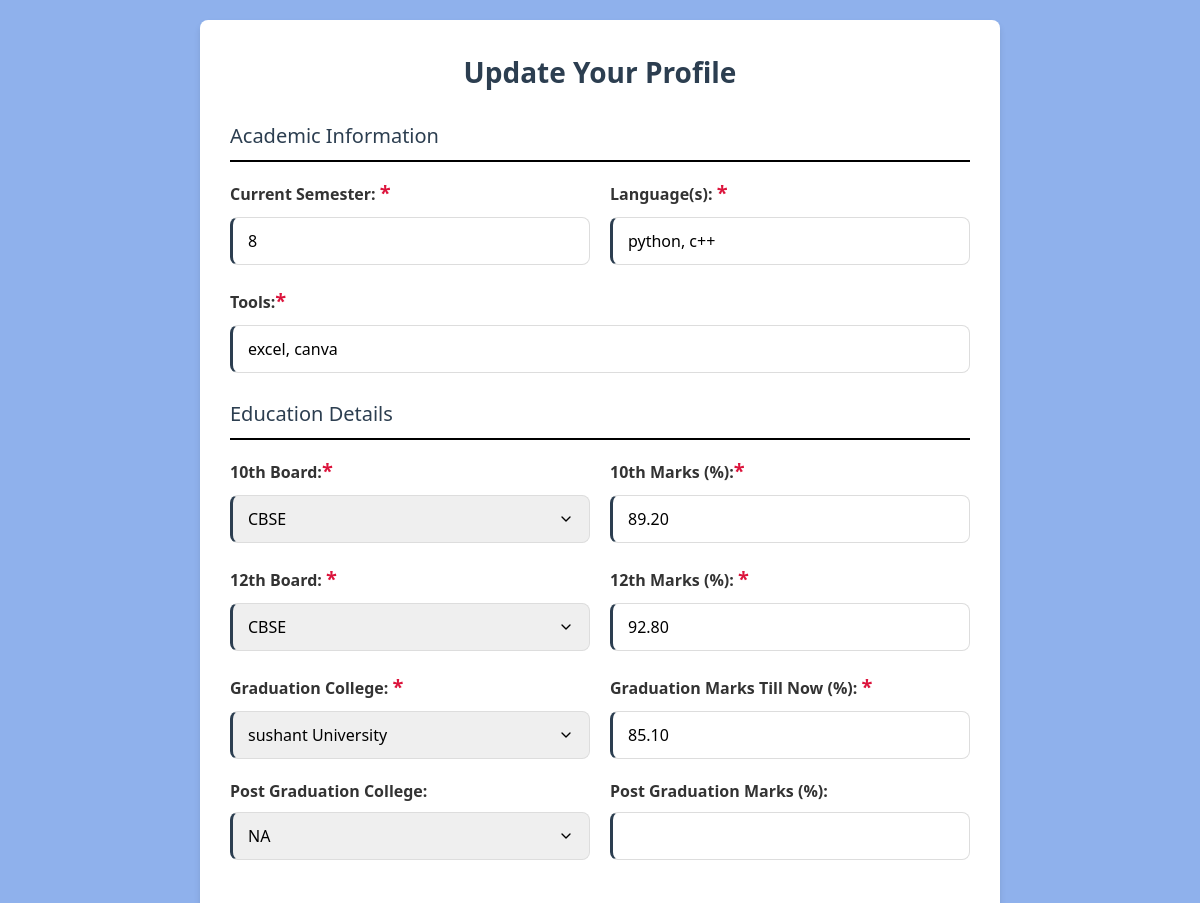
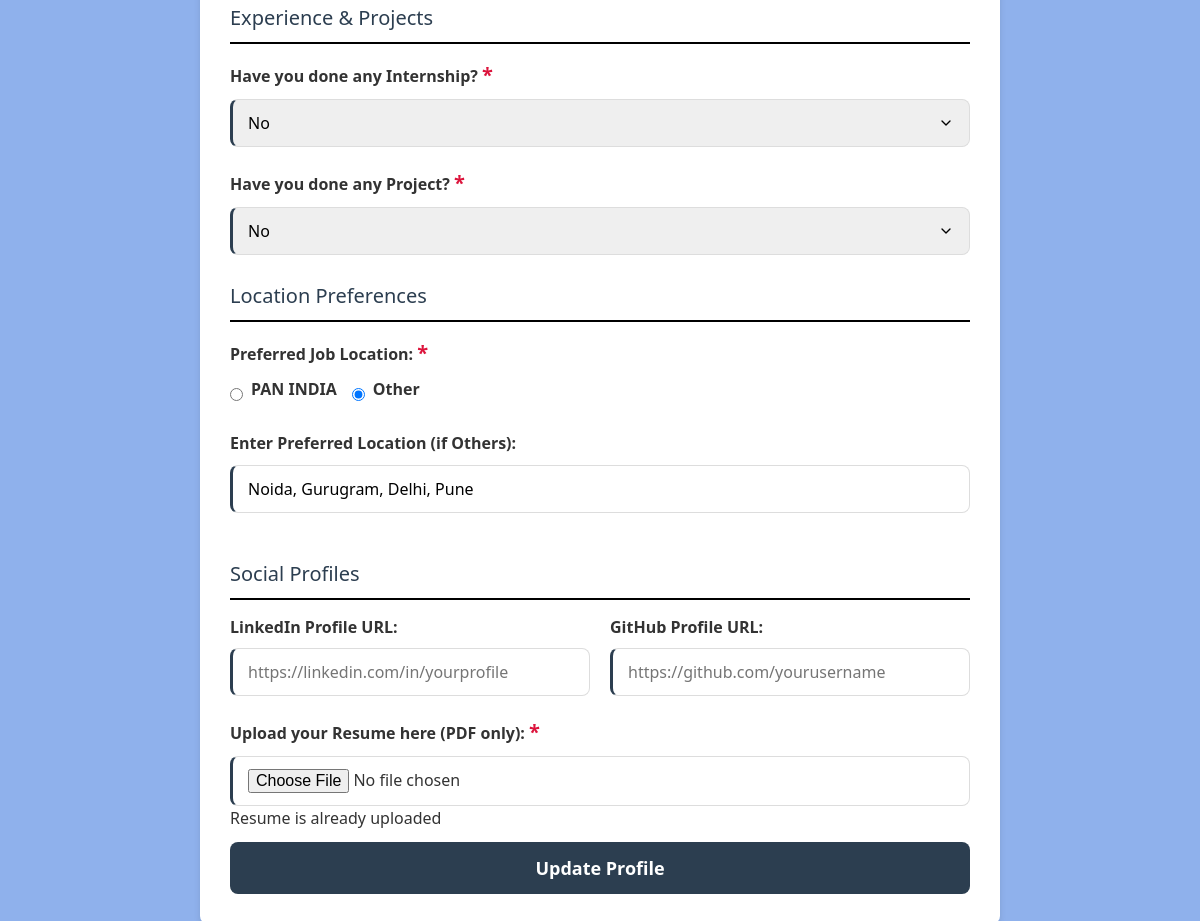
Page /profile/update/ (signed in) on the committed database (2 pictures, top to bottom).
### placement/models.py (models this page shows, shortened)
class StudentProfile(models.Model):
    jobLocationChoices = [('PAN INDIA','PAN INDIA'),
                      ('Other','Other')
                      ]
    durationChoices = [('45 days','45 days'),
                   ('90 days','90 days'),
                   ('3-6 months','3-6 months'),
                   ('Currently Working','Currently Working')
                   ]
    yesNoChoices = [("yes", "yes"),
                ("no","no")
               ]
    student = models.OneToOneField(Student, on_delete=models.CASCADE)    # student ID
    '''Here we make the primary key of Student table as foreign key in StudentProfile.
        on_delete = models.CASCADE will CASCADE(delete all the related data) when the foreign/primary key
        is deleted'''
    semester = models.PositiveIntegerField()
    language = models.CharField(max_length=100)
    tools = models.CharField(max_length=100)
    board10 = models.CharField(max_length=50)
    board12 = models.CharField(max_length=50)
    marks10 = models.DecimalField(max_digits=5, decimal_places=2)
    marks12 = models.DecimalField(max_digits=5, decimal_places=2)
    graduation_college = models.CharField(max_length=200, blank=True, null=True)
    graduation_marks = models.DecimalField(max_digits=5, decimal_places=2, blank=True, null=True)
    post_graduation_college = models.CharField(max_length=200, blank=True, null=True)
    post_graduation_marks = models.DecimalField(max_digits=5, decimal_places=2, blank=True, null=True)
    internship = models.CharField(max_length=3, choices= yesNoChoices, default="no")
    company = models.CharField(max_length=50, blank=True, null=True)
    duration = models.CharField(max_length=20,choices=durationChoices, blank=True, null=True)
    stipend = models.DecimalField(max_digits=10, decimal_places=2, blank=True, null=True)
    skills_gained = models.CharField(max_length=200, blank=True, null=True)
    project = models.CharField(max_length=3, choices= yesNoChoices, default="no")
    project_details = models.TextField(blank=True, null=True)
    skills_learned = models.TextField(max_length=200, blank=True, null=True)
    job_location = models.CharField(max_length=10, choices=jobLocationChoices, default='PAN INDIA')
    other_location = models.CharField(max_length=50, blank=True, null=True)
    linkedin = models.URLField(max_length=200, blank=True, null=True)
    github = models.URLField(max_length=200, blank=True, null=True)
    resume=models.FileField(upload_to='resumes/')

### placement/views.py (the view, shortened to what this page needs)
# urls.py: path('profile/update/', views.updateProfile, name='updateProfile'),
@student_login_required
def updateProfile(request):
    ID = request.session.get("student_id")  # fetch from session
    if not ID:
        return HttpResponse("No student_id found in session")  # debug message
    try:
        stu = Student.objects.get(sId=ID)   # or .get(id=ID) if using default pk
    except Student.DoesNotExist:
        return HttpResponse("Student not found")
    profile = StudentProfile.objects.filter(student=stu).first()
    return render(request, "profile_update.html", {"info" : profile})

### placement/views.py (called while the page is built)
def student_login_required(view_func):
    @wraps(view_func)
    def wrapper(request, *args, **kwargs):
        if 'student_id' not in request.session:
            return redirect('/login/')   # student login page
        return view_func(request, *args, **kwargs)
    return wrapper

### templates/profile_update.html (shortened to what this page needs)
{% load static %}
<!DOCTYPE html>
<html lang="en">
<head>
    <link rel="stylesheet" href="{% static 'CSS/profile_update.css' %}">
</head>
<body>
    <div class="container">
        <h2>Update Your Profile</h2>
        <form method="POST" action="/profile/update/" enctype="multipart/form-data">
            <div class="section-title">Academic Information</div>
            <div class="form-row">
                <div class="form-group">
                    <label for="sem">Current Semester: <span class="astrik">*</span></label>
                    <input type="number" id="sem" name="sem" min="1" max="8" step="1" value="{{info.semester|default:'' }}" required>
                </div>
                <div class="form-group">
                    <label for="language" title="Programming languages known, use ',' to separate">Language(s): <span class="astrik">*</span></label>
                    <input type="text" id="language" name="language" placeholder="e.g., Java, Python, C++" value="{{info.language|default:'' }}" required>
                </div>
            </div>
            <div class="form-group">
                <label for="tools" title="Use ',' to separate multiple tools">Tools:<span class="astrik">*</span></label>
                <input type="text" id="tools" name="tools" placeholder="e.g., VS Code, Git, Docker" value="{{info.tools|default:'' }}" required>
            </div>
            <div class="section-title">Education Details</div>
            <div class="form-row">
                <div class="form-group">
                    <label for="board10">10th Board:<span class="astrik">*</span></label>
                    <select id="board10" name="board10" required>
                        <option value="CBSE" {% if info.board10 == "CBSE" %}selected{% endif %}>CBSE</option>
                    </select>
                </div>
                <div class="form-group">
                    <label for="marks10">10th Marks (%):<span class="astrik">*</span></label>
                    <input type="text" id="marks10" name="marks10" value="{{info.marks10|default:'' }}" required>
                </div>
            </div>
            <div class="form-row">
                <div class="form-group">
                    <label for="board12">12th Board: <span class="astrik">*</span></label>
                    <select id="board12" name="board12" required>
                        <option value="CBSE" {% if info.board12 == "CBSE" %}selected{% endif %}>CBSE</option>
                    </select>
                </div>
                <div class="form-group">
                    <label for="marks12">12th Marks (%): <span class="astrik">*</span></label>
                    <input type="text" id="marks12" name="marks12" value="{{info.marks12|default:'' }}" required>
                </div>
            </div>
            <div class="form-row">
                <div class="form-group">
                    <label for="graduation">Graduation College: <span class="astrik">*</span></label>
                        <select id="graduation" name="graduation" required>
                            {% if info.graduation_college %}
                                <option value="{{ info.graduation_college }}" selected> {{ info.graduation_college }} </option>
                            {% else %}
                                <option value="" disabled selected hidden>Select College</option>
                            {% endif %}
                        </select>
                </div>
                <div class="form-group">
                    <label for="graduationMarks">Graduation Marks Till Now (%): <span class="astrik">*</span></label>
                    <input type="text" id="graduationMarks" name="graduationMarks" value="{{info.graduation_marks|default:'' }}" required>
                </div>
            </div>
            <div class="form-row">
                <div class="form-group">
                    <label for="postGraduation">Post Graduation College:</label>
                    <select id="postGraduation" name="postGraduation">
                        <option value="" {% if info.post_graduation_college %} selected {% endif %} hidden>{{info.post_graduation_college| default:'Select College'}}</option>
                    </select>
                </div>
                <div class="form-group">
                    <label for="postGraduationMarks">Post Graduation Marks (%):</label>
                    <input type="text" id="postGraduationMarks" name="postGraduationMarks" value="{{info.post_graduation_marks|default:'' }}">
                </div>
            </div>
            <div class="section-title">Experience & Projects</div>
            <div class="form-group">
                <label for="internship">Have you done any Internship? <span class="astrik">*</span></label>
                <select id="internship" name="internship" required>
                    <option value="no" {% if info.internship == "no" %}selected{% endif %}>No</option>
                </select>
            </div>
            <div class="form-group">
                <label for="project">Have you done any Project? <span class="astrik">*</span></label>
                <select id="project" name="project" required>
                    <option value="no" {% if info.project == "no" %}selected{% endif %}>No</option>
                </select>
            </div>
            <div class="section-title">Location Preferences</div>
            <div class="form-group">
                <label>Preferred Job Location: <span class="astrik">*</span></label>
                <div class="radio-group">
                    <div class="radio-option">
                        <input type="radio" id="PANLocation" name="jobLocation" value="PAN INDIA" required
                         {% if info.job_location == "PAN INDIA" %}checked{% endif %} required>
                        <label for="PANLocation">PAN INDIA</label>
                    </div>
                    <div class="radio-option">
                        <input type="radio" id="otherLocation" name="jobLocation" value="Other"
                         {% if info.job_location == "Other" %}checked{% endif %} required>
                        <label for="otherLocation">Other</label>
                    </div>
                </div>
            </div>
            <div id="locationInputContainer" class="dynamic-content" style="display: none;">
                <div class="form-group">
                    <label for="locationInput">Enter Preferred Location (if Others):</label>
                    <input type="text" id="locationInput" name="locationInput" value="{{info.other_location|default:'' }}">
                </div>
            </div>
            <div class="section-title">Social Profiles</div>
            <div class="form-row">
                <div class="form-group">
                    <label for="linkedin">LinkedIn Profile URL:</label>
                    <input type="url" id="linkedin" name="linkedin" placeholder="https://linkedin.com/in/yourprofile" value="{{info.linkedin|default:''}}">
                </div>
                <div class="form-group">
                    <label for="github">GitHub Profile URL:</label>
                    <input type="url" id="github" name="github" placeholder="https://github.com/yourusername" value="{{info.github|default:''}}">
                </div>
            </div>
            <div>
                <label for="cv">Upload your Resume here (PDF only): <span class="astrik">*</span></label>
                <input type="file" id="cv" name="cv" accept=".pdf">
                {% if info.resume %}
                    <p>Resume is already uploaded</p>
                {% endif %}
            </div>
            <button type="submit">Update Profile</button>
        </form>
    </div>
</body>
</html>

### static/CSS/profile_update.css (style rules this page uses)
:root { --primary-color: #2c3e50; --secondary-color: #2d3843; --accent-color: #e74c3c; --light-color: #f9f9f9; --dark-color: #333; --success-color: #2ecc71; --border-radius: 8px; --box-shadow: 0 4px 6px rgba(0, 0, 0, 0.1); --transition: all 0.3s ease; }
* { margin: 0; padding: 0; box-sizing: border-box; font-family: 'Segoe UI', Tahoma, Geneva, Verdana, sans-serif; }
body { background-color: #8fb1ec; color: var(--dark-color); line-height: 1.6; padding: 20px; }
.container { max-width: 800px; margin: 0 auto; background: white; padding: 30px; border-radius: var(--border-radius); box-shadow: var(--box-shadow); }
h2 { text-align: center; color: var(--primary-color); margin-bottom: 25px; font-size: 28px; }
.form-group { margin-bottom: 20px; }
label { display: block; margin-bottom: 8px; font-weight: 600; color: var(--dark-color); }
input, select, textarea { width: 100%; padding: 12px 15px; border: 1px solid #ddd; border-radius: var(--border-radius); font-size: 16px; transition: var(--transition); }
.radio-group { display: flex; flex-wrap: wrap; gap: 15px; margin-top: 8px; }
.radio-option { display: flex; align-items: center; gap: 8px; }
.radio-option input[type="radio"] { width: auto; }
button { background-color: var(--primary-color); color: white; border: none; padding: 14px 20px; width: 100%; border-radius: var(--border-radius); font-size: 18px; font-weight: 600; cursor: pointer; transition: var(--transition); margin-top: 10px; }
.section-title { font-size: 20px; color: var(--primary-color); margin: 25px 0 15px; padding-bottom: 8px; border-bottom: 2px solid #000000; }
.astrik { color:crimson; font-size: 20px; }
@media (min-width: 768px) { .form-row { display: flex; gap: 20px; } }
@media (min-width: 768px) { .form-row .form-group { flex: 1; } }
.dynamic-content { transition: var(--transition); overflow: hidden; }
input, select, textarea { border-left: 3px solid var(--primary-color); }
select { appearance: none; background-repeat: no-repeat; background-position: right 15px center; background-size: 16px; }

### rows in the picture
StudentProfile: sem "8", language "python, c++", tools "excel, canva", board10 "CBSE", marks10 "89.20", board12 "CBSE", marks12 "92.80", graduation "sushant University", graduationMarks "85.10", postGraduation "NA", internship "No", project "No", job_location "☐ PAN INDIA", job_location "☑ Other", locationInput "Noida, Gurugram, Delhi, Pune"
